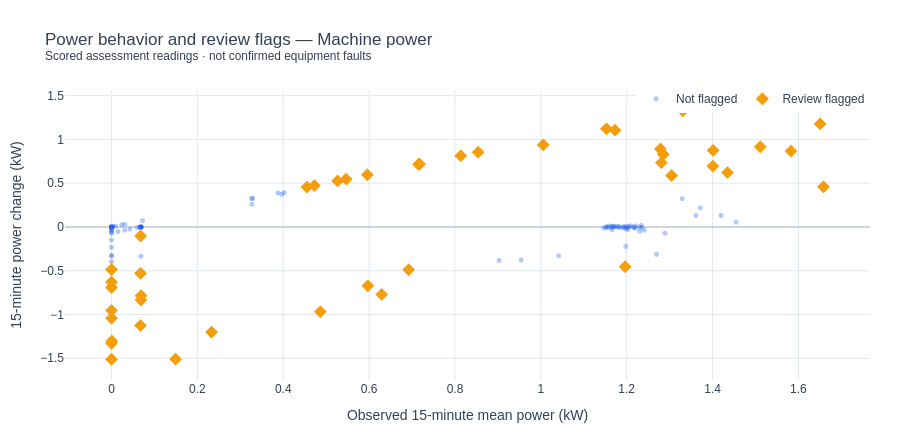
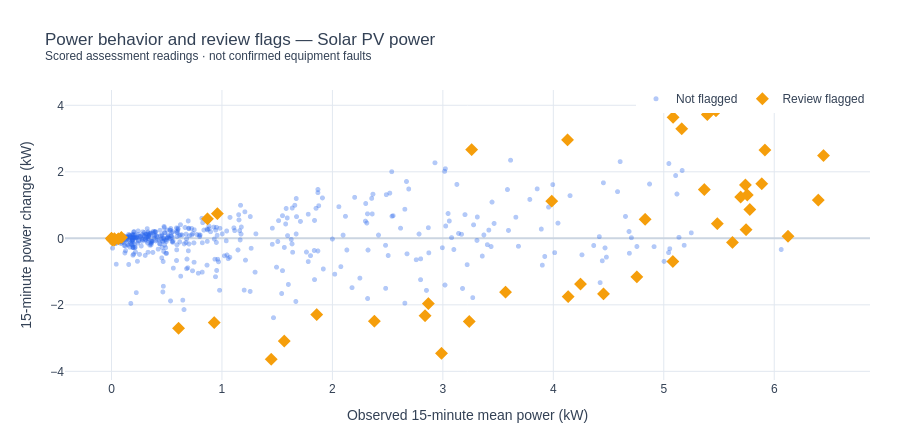

Notebook cell for these charts, in order:
### Code cell
# Where do unusual readings occur?
# Only scored assessment readings; no model changes.

def plot_anomaly_scatter(key):
    df = monitors[key]

    data = df.loc[
        df.period.eq("assessment")
        & df.model_status.eq("scored")
        & df.quality_status.eq("valid")
        & df.power_kw.notna()
        & df.change_kw.notna()
    ].copy()

    if data.empty:
        display(Markdown(
            f"*{SYSTEMS[key]['label']}: no eligible readings.*"
        ))
        return

    fig = go.Figure()

    for flagged, label, color, size, opacity in (
        (False, "Not flagged", BLUE, 5, 0.35),
        (True, "Review flagged", ORANGE, 10, 1.0),
    ):
        subset = data.loc[data.review_flag.eq(flagged)]

        if subset.empty:
            continue

        hover = np.column_stack([
            subset.WsDateTime.dt.strftime("%d %b %Y %H:%M"),
            subset.state,
            subset.review_reason
        ])

        fig.add_trace(go.Scattergl(
            x=subset.power_kw,
            y=subset.change_kw,
            mode="markers",
            name=label,
            customdata=hover,
            marker=dict(
                color=color,
                size=size,
                opacity=opacity,
                symbol="diamond" if flagged else "circle"
            ),
            hovertemplate=(
                "<b>%{customdata[0]}</b>"
                "<br>Power: %{x:.3f} kW"
                "<br>Change: %{y:+.3f} kW"
                "<br>Band: %{customdata[1]}"
                "<br>Reason: %{customdata[2]}"
                "<extra></extra>"
            )
        ))

    # Match the notebook's existing Plotly style.
    fig.update_layout(
        title=dict(
            text=(
                f"Power behavior and review flags — "
                f"{SYSTEMS[key]['label']}"
                "<br><sup>Scored assessment readings · "
                "not confirmed equipment faults</sup>"
            ),
            x=0.05
        ),
        template="plotly_white",
        height=440,
        paper_bgcolor="white",
        plot_bgcolor="white",
        font=dict(
            family="Arial, sans-serif",
            color=SLATE,
            size=12
        ),
        margin=dict(l=65, r=30, t=90, b=60),
        legend=dict(
            orientation="h",
            y=1.02,
            x=1,
            xanchor="right"
        ),
        hovermode="closest"
    )

    fig.update_xaxes(
        title="Observed 15-minute mean power (kW)",
        gridcolor="#e2e8f0",
        zeroline=False
    )

    fig.update_yaxes(
        title="15-minute power change (kW)",
        gridcolor="#e2e8f0",
        zeroline=True,
        zerolinecolor="#cbd5e1"
    )

    fig.show()

    reviews = int(data.review_flag.sum())
    display(Markdown(
        f"**{SYSTEMS[key]['label']}:** "
        f"{len(data):,} plotted readings · "
        f"**{reviews:,} flagged for review** "
        f"({reviews / len(data):.2%})."
    ))


plot_anomaly_scatter("machine")
plot_anomaly_scatter("pv")

report(
    "Blue points were not flagged; orange points need review. "
    "The plots show measured power versus its 15-minute change. "
    "Only valid, scored assessment readings with an available "
    "power-change value are plotted. Overlapping points may "
    "hide repeated readings. Flags are not confirmed faults."
)

### Figure 1 — Plotly figure (JSON) as saved in the notebook; plotly's stock layout.template omitted (floating-point values rounded to 4 significant figures; data arrays with more than 128 entries replaced by an {"elided": "..."} marker saying what was removed)
{"data": [{"customdata": {"elided": "6461x3 str values"}, "hovertemplate": "<b>%{customdata[0]}</b><br>Power: %{x:.3f} kW<br>Change: %{y:+.3f} kW<br>Band: %{customdata[1]}<br>Reason: %{customdata[2]}<extra></extra>", "marker": {"color": "#2563eb", "opacity": 0.35, "size": 5, "symbol": "circle"}, "mode": "markers", "name": "Not flagged", "type": "scattergl", "x": {"elided": "6461 float values"}, "y": {"elided": "6461 float values"}}, {"customdata": {"elided": "44x3 str values"}, "hovertemplate": "<b>%{customdata[0]}</b><br>Power: %{x:.3f} kW<br>Change: %{y:+.3f} kW<br>Band: %{customdata[1]}<br>Reason: %{customdata[2]}<extra></extra>", "marker": {"color": "#f59e0b", "opacity": 1, "size": 10, "symbol": "diamond"}, "mode": "markers", "name": "Review flagged", "type": "scattergl", "x": [0.5266, 1.401, 0.4865, 0.0, 1.279, 1.658, 0.1492, 0.7151, 1.583, 0.5971, 0.06766, 1.173, 1.331, 0.0, 0.8136, 1.435, 0.233, 0.4726, 1.651, 1.196, 0.692, 0.0, 1.401, 0.6295, 0.0, 0.8541, 0.06902, 0.5958, 1.511, 0.0, 0.7176, 1.304, 0.0007582, 0.5464, 1.281, 0.06746, 1.153, 0.0, 0.06794, 0.4554, 1.285, 0.06868, 1.006, 0.0], "y": [0.5266, 0.8747, -0.9685, -0.4865, 0.8906, 0.4587, -1.509, 0.7151, 0.8675, -0.6723, -0.5295, 1.106, 1.327, -0.9541, 0.8136, 0.6214, -1.202, 0.4726, 1.178, -0.4543, -0.4889, -0.692, 0.6951, -0.7712, -0.6295, 0.8541, -0.785, 0.5958, 0.9152, -1.511, 0.7176, 0.5868, -1.304, 0.5464, 0.7343, -1.125, 1.122, -1.042, -0.1028, 0.4554, 0.83, -0.8342, 0.9374, -1.33]}], "layout": {"font": {"color": "#334155", "family": "Arial, sans-serif", "size": 12}, "height": 440, "hovermode": "closest", "legend": {"orientation": "h", "x": 1, "xanchor": "right", "y": 1.02}, "margin": {"b": 60, "l": 65, "r": 30, "t": 90}, "paper_bgcolor": "white", "plot_bgcolor": "white", "title": {"text": "Power behavior and review flags — Machine power<br><sup>Scored assessment readings · not confirmed equipment faults</sup>", "x": 0.05}, "xaxis": {"gridcolor": "#e2e8f0", "title": {"text": "Observed 15-minute mean power (kW)"}, "zeroline": false}, "yaxis": {"gridcolor": "#e2e8f0", "title": {"text": "15-minute power change (kW)"}, "zeroline": true, "zerolinecolor": "#cbd5e1"}}}

### Figure 2 — Plotly figure (JSON) as saved in the notebook; plotly's stock layout.template omitted (floating-point values rounded to 4 significant figures; data arrays with more than 128 entries replaced by an {"elided": "..."} marker saying what was removed)
{"data": [{"customdata": {"elided": "1599x3 str values"}, "hovertemplate": "<b>%{customdata[0]}</b><br>Power: %{x:.3f} kW<br>Change: %{y:+.3f} kW<br>Band: %{customdata[1]}<br>Reason: %{customdata[2]}<extra></extra>", "marker": {"color": "#2563eb", "opacity": 0.35, "size": 5, "symbol": "circle"}, "mode": "markers", "name": "Not flagged", "type": "scattergl", "x": {"elided": "1599 float values"}, "y": {"elided": "1599 float values"}}, {"customdata": {"elided": "53x3 str values"}, "hovertemplate": "<b>%{customdata[0]}</b><br>Power: %{x:.3f} kW<br>Change: %{y:+.3f} kW<br>Band: %{customdata[1]}<br>Reason: %{customdata[2]}<extra></extra>", "marker": {"color": "#f59e0b", "opacity": 1, "size": 10, "symbol": "diamond"}, "mode": "markers", "name": "Review flagged", "type": "scattergl", "x": [1.858, 3.26, 5.915, 4.756, 4.831, 2.868, 3.986, 4.129, 0.06178, 0.08961, 5.394, 3.567, 0.8689, 0.9298, 5.162, 5.779, 5.082, 1.446, 5.084, 6.399, 6.125, 4.454, 5.696, 0.02594, 0.003778, 0.0, 5.367, 0.007722, 5.472, 5.485, 5.745, 5.622, 4.246, 5.887, 4.134, 5.739, 3.239, 2.38, 1.564, 0.9587, 5.756, 6.446, 2.987, 2.839, 0.6072, 0.02389, 0.004611, 0.001056, 0.0, 0.0, 0.0, 0.0, 0.0], "y": [-2.294, 2.667, 2.655, -1.159, 0.572, -1.963, 1.117, 2.96, -0.01417, 0.02783, 3.722, -1.617, 0.5854, -2.534, 3.294, 0.8668, -0.697, -3.636, 3.638, 1.15, 0.06139, -1.67, 1.242, -0.01017, -0.02217, -0.003778, 1.467, -0.04833, 3.836, 0.441, 0.2602, -0.1232, -1.376, 1.641, -1.753, 1.605, -2.5, -2.491, -3.089, 0.7428, 1.303, 2.489, -3.458, -2.327, -2.705, -0.05517, -0.01928, -0.003556, 0.0, 0.0, 0.0, 0.0, 0.0]}], "layout": {"font": {"color": "#334155", "family": "Arial, sans-serif", "size": 12}, "height": 440, "hovermode": "closest", "legend": {"orientation": "h", "x": 1, "xanchor": "right", "y": 1.02}, "margin": {"b": 60, "l": 65, "r": 30, "t": 90}, "paper_bgcolor": "white", "plot_bgcolor": "white", "title": {"text": "Power behavior and review flags — Solar PV power<br><sup>Scored assessment readings · not confirmed equipment faults</sup>", "x": 0.05}, "xaxis": {"gridcolor": "#e2e8f0", "title": {"text": "Observed 15-minute mean power (kW)"}, "zeroline": false}, "yaxis": {"gridcolor": "#e2e8f0", "title": {"text": "15-minute power change (kW)"}, "zeroline": true, "zerolinecolor": "#cbd5e1"}}}
